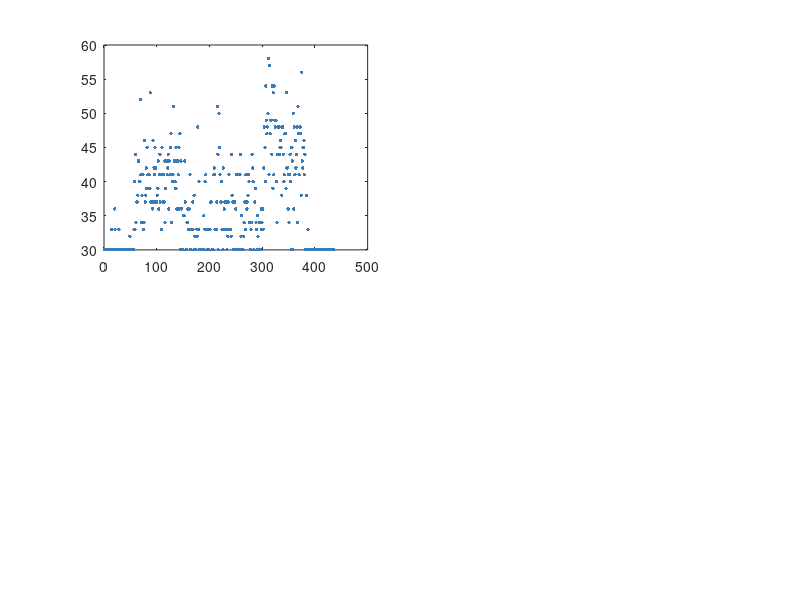

This figure's MATLAB source: (Note: this script raises an error after producing the figure.)
%% performance_metrics.m - Confronto performance FUZZY vs NN
% File richiesti:
%   controller_data_fuzzy_latest.mat -> log_hours_passed,
%                                       log_fuzzy_timeS1_2, log_fuzzy_timeS3,
%                                       log_red_timeS1_2,   log_red_timeS3
%   controller_data_NN_latest.mat    -> log_hours_passed,
%                                       log_NN_timeS1_2,    log_NN_timeS3,
%                                       log_red_timeS1_2,   log_red_timeS3
clear; close all; clc;

MinGreen = 30;
MaxGreen = 90;
cFuzzy = [0.22 0.49 0.72];
cNN    = [0.89 0.44 0.13];

% ============================================================
%% CARICA DATI
% ============================================================
ctrl_F      = load('controller_data_fuzzy.mat');
sim_hours_F = ctrl_F.log_hours_passed;
gS12_F      = ctrl_F.log_fuzzy_timeS1_2(:);
gS3_F       = ctrl_F.log_fuzzy_timeS3(:);
rS12_F      = ctrl_F.log_red_timeS1_2(:);
rS3_F       = ctrl_F.log_red_timeS3(:);

ctrl_NN      = load('controller_data_NN.mat');
sim_hours_NN = ctrl_NN.log_hours_passed;
gS12_NN      = ctrl_NN.log_NN_timeS1_2(:);
gS3_NN       = ctrl_NN.log_NN_timeS3(:);
rS12_NN      = ctrl_NN.log_red_timeS1_2(:);
rS3_NN       = ctrl_NN.log_red_timeS3(:);

% ============================================================
%% CARICA DATASET
% ============================================================
ds_F  = load('dataset_fuzzy_test.mat');
ds_NN = load('dataset_NN_test.mat');

Y_F  = ds_F.ds_Y(:);
Y_NN = ds_NN.ds_Y(:);
n    = min(length(Y_F), length(Y_NN)); 
Y_F  = Y_F(1:n);
Y_NN = Y_NN(1:n);
% ============================================================
%% STATISTICHE FUZZY
% ============================================================
n_cyc_S12_F = length(gS12_F);   n_cyc_S3_F = length(gS3_F);
avg_gS12_F  = mean(gS12_F);     avg_gS3_F  = mean(gS3_F);
med_gS12_F  = median(gS12_F);   med_gS3_F  = median(gS3_F);
std_gS12_F  = std(gS12_F);      std_gS3_F  = std(gS3_F);
p95_gS12_F  = prctile(gS12_F,95); p95_gS3_F = prctile(gS3_F,95);
max_gS12_F  = max(gS12_F);      max_gS3_F  = max(gS3_F);
n_ext_S12_F   = sum(gS12_F > MinGreen);
n_ext_S3_F    = sum(gS3_F  > MinGreen);
pct_ext_S12_F = n_ext_S12_F / max(1,n_cyc_S12_F) * 100;
pct_ext_S3_F  = n_ext_S3_F  / max(1,n_cyc_S3_F)  * 100;
if any(gS12_F > MinGreen); mean_ext_S12_F = mean(gS12_F(gS12_F>MinGreen)-MinGreen); else; mean_ext_S12_F = 0; end
if any(gS3_F  > MinGreen); mean_ext_S3_F  = mean(gS3_F( gS3_F >MinGreen)-MinGreen); else; mean_ext_S3_F  = 0; end
avg_rS12_F = mean(rS12_F); std_rS12_F = std(rS12_F);
med_rS12_F = median(rS12_F); p95_rS12_F = prctile(rS12_F,95); max_rS12_F = max(rS12_F);
avg_rS3_F  = mean(rS3_F);  std_rS3_F  = std(rS3_F);
med_rS3_F  = median(rS3_F);  p95_rS3_F  = prctile(rS3_F,95);  max_rS3_F  = max(rS3_F);

% ============================================================
%% STATISTICHE NN
% ============================================================
n_cyc_S12_NN = length(gS12_NN);   n_cyc_S3_NN = length(gS3_NN);
avg_gS12_NN  = mean(gS12_NN);     avg_gS3_NN  = mean(gS3_NN);
med_gS12_NN  = median(gS12_NN);   med_gS3_NN  = median(gS3_NN);
std_gS12_NN  = std(gS12_NN);      std_gS3_NN  = std(gS3_NN);
p95_gS12_NN  = prctile(gS12_NN,95); p95_gS3_NN = prctile(gS3_NN,95);
max_gS12_NN  = max(gS12_NN);      max_gS3_NN  = max(gS3_NN);
n_ext_S12_NN   = sum(gS12_NN > MinGreen);
n_ext_S3_NN    = sum(gS3_NN  > MinGreen);
pct_ext_S12_NN = n_ext_S12_NN / max(1,n_cyc_S12_NN) * 100;
pct_ext_S3_NN  = n_ext_S3_NN  / max(1,n_cyc_S3_NN)  * 100;
if any(gS12_NN > MinGreen); mean_ext_S12_NN = mean(gS12_NN(gS12_NN>MinGreen)-MinGreen); else; mean_ext_S12_NN = 0; end
if any(gS3_NN  > MinGreen); mean_ext_S3_NN  = mean(gS3_NN( gS3_NN >MinGreen)-MinGreen); else; mean_ext_S3_NN  = 0; end
avg_rS12_NN = mean(rS12_NN); std_rS12_NN = std(rS12_NN);
med_rS12_NN = median(rS12_NN); p95_rS12_NN = prctile(rS12_NN,95); max_rS12_NN = max(rS12_NN);
avg_rS3_NN  = mean(rS3_NN);  std_rS3_NN  = std(rS3_NN);
med_rS3_NN  = median(rS3_NN);  p95_rS3_NN  = prctile(rS3_NN,95);  max_rS3_NN  = max(rS3_NN);

% ============================================================
%% STAMPA
% ============================================================
fprintf('==========================================================================\n');
fprintf('=== FUZZY  (%.2f ore simulate | %d cicli S1/S2 | %d cicli S3) ===\n', ...
    sim_hours_F, n_cyc_S12_F, n_cyc_S3_F);
fprintf('--------------------------------------------------------------------------\n');
fprintf('[Verde S1/S2] media=%5.1f s | med=%5.1f s | std=%4.1f s | p95=%5.1f s | max=%5.1f s\n', ...
    avg_gS12_F, med_gS12_F, std_gS12_F, p95_gS12_F, max_gS12_F);
fprintf('[Verde S3   ] media=%5.1f s | med=%5.1f s | std=%4.1f s | p95=%5.1f s | max=%5.1f s\n', ...
    avg_gS3_F, med_gS3_F, std_gS3_F, p95_gS3_F, max_gS3_F);
fprintf('[Estensioni ] S1/S2: %d/%d (%.1f%%), media=%.1f s extra | S3: %d/%d (%.1f%%), media=%.1f s extra\n', ...
    n_ext_S12_F, n_cyc_S12_F, pct_ext_S12_F, mean_ext_S12_F, ...
    n_ext_S3_F,  n_cyc_S3_F,  pct_ext_S3_F,  mean_ext_S3_F);
fprintf('[Attesa S1/S2] media=%5.1f s | med=%5.1f s | std=%4.1f s | p95=%5.1f s | max=%5.1f s\n', ...
    avg_rS12_F, med_rS12_F, std_rS12_F, p95_rS12_F, max_rS12_F);
fprintf('[Attesa S3   ] media=%5.1f s | med=%5.1f s | std=%4.1f s | p95=%5.1f s | max=%5.1f s\n', ...
    avg_rS3_F, med_rS3_F, std_rS3_F, p95_rS3_F, max_rS3_F);

fprintf('\n=== NN  (%.2f ore simulate | %d cicli S1/S2 | %d cicli S3) ===\n', ...
    sim_hours_NN, n_cyc_S12_NN, n_cyc_S3_NN);
fprintf('--------------------------------------------------------------------------\n');
fprintf('[Verde S1/S2] media=%5.1f s | med=%5.1f s | std=%4.1f s | p95=%5.1f s | max=%5.1f s\n', ...
    avg_gS12_NN, med_gS12_NN, std_gS12_NN, p95_gS12_NN, max_gS12_NN);
fprintf('[Verde S3   ] media=%5.1f s | med=%5.1f s | std=%4.1f s | p95=%5.1f s | max=%5.1f s\n', ...
    avg_gS3_NN, med_gS3_NN, std_gS3_NN, p95_gS3_NN, max_gS3_NN);
fprintf('[Estensioni ] S1/S2: %d/%d (%.1f%%), media=%.1f s extra | S3: %d/%d (%.1f%%), media=%.1f s extra\n', ...
    n_ext_S12_NN, n_cyc_S12_NN, pct_ext_S12_NN, mean_ext_S12_NN, ...
    n_ext_S3_NN,  n_cyc_S3_NN,  pct_ext_S3_NN,  mean_ext_S3_NN);
fprintf('[Attesa S1/S2] media=%5.1f s | med=%5.1f s | std=%4.1f s | p95=%5.1f s | max=%5.1f s\n', ...
    avg_rS12_NN, med_rS12_NN, std_rS12_NN, p95_rS12_NN, max_rS12_NN);
fprintf('[Attesa S3   ] media=%5.1f s | med=%5.1f s | std=%4.1f s | p95=%5.1f s | max=%5.1f s\n', ...
    avg_rS3_NN, med_rS3_NN, std_rS3_NN, p95_rS3_NN, max_rS3_NN);

fprintf('\n=== DIFFERENZE (NN - FUZZY) ===\n');
fprintf('--------------------------------------------------------------------------\n');
fprintf('Delta verde medio   S1/S2: %+.2f s  |  S3: %+.2f s\n', ...
    avg_gS12_NN-avg_gS12_F, avg_gS3_NN-avg_gS3_F);
fprintf('Delta %% estensioni  S1/S2: %+.1f%%   |  S3: %+.1f%%\n', ...
    pct_ext_S12_NN-pct_ext_S12_F, pct_ext_S3_NN-pct_ext_S3_F);
fprintf('Delta attesa media  S1/S2: %+.2f s  |  S3: %+.2f s\n', ...
    avg_rS12_NN-avg_rS12_F, avg_rS3_NN-avg_rS3_F);
fprintf('==========================================================================\n');

% ============================================================
%% FIGURA 1 — Scatter ciclo per ciclo: andamento nel tempo
% ============================================================
figure('Name','Verdi per ciclo','Position',[100 100 1050 520]);

subplot(2,2,1);
plot(gS12_F, '.', 'Color', cFuzzy, 'MarkerSize', 8);
yline(MinGreen,'--k','LineWidth',1.2);
yline(MaxGreen,'--k','LineWidth',1.2);
ylim([MinGreen-5, MaxGreen+5]);
yticks(30:10:MaxGreen+5);
xlabel('Numero ciclo','FontSize',11); ylabel('Verde (s)','FontSize',11);
title('Fuzzy — S1/S2','FontSize',12,'FontWeight','bold'); grid on; set(gca,'FontSize',10);

subplot(2,2,2);
plot(gS3_F, '.', 'Color', cFuzzy, 'MarkerSize', 8);
yline(MinGreen,'--k','LineWidth',1.2);
yline(MaxGreen,'--k','LineWidth',1.2);
ylim([MinGreen-5, MaxGreen+5]);
yticks(30:10:MaxGreen+5);
xlabel('Numero ciclo','FontSize',11); ylabel('Verde (s)','FontSize',11);
title('Fuzzy — S3','FontSize',12,'FontWeight','bold'); grid on; set(gca,'FontSize',10);

subplot(2,2,3);
plot(gS12_NN, '.', 'Color', cNN, 'MarkerSize', 8);
yline(MinGreen,'--k','LineWidth',1.2);
yline(MaxGreen,'--k','LineWidth',1.2);
ylim([MinGreen-5, MaxGreen+5]);
yticks(30:10:MaxGreen+5);
xlabel('Numero ciclo','FontSize',11); ylabel('Verde (s)','FontSize',11);
title('NN — S1/S2','FontSize',12,'FontWeight','bold'); grid on; set(gca,'FontSize',10);

subplot(2,2,4);
plot(gS3_NN, '.', 'Color', cNN, 'MarkerSize', 8);
yline(MinGreen,'--k','LineWidth',1.2);
yline(MaxGreen,'--k','LineWidth',1.2);
ylim([MinGreen-5, MaxGreen+5]);
yticks(30:10:MaxGreen+5);
xlabel('Numero ciclo','FontSize',11); ylabel('Verde (s)','FontSize',11);
title('NN — S3','FontSize',12,'FontWeight','bold'); grid on; set(gca,'FontSize',10);

sgtitle('Tempo di verde assegnato per ogni ciclo di simulazione', ...
    'FontSize',13,'FontWeight','bold');


% ============================================================
%% FIGURA 2 — Tempi di attesa medi ± std: Fuzzy vs NN
% ============================================================
figure('Name','Tempi di attesa','Position',[100 100 680 500]);
labels_w  = categorical({'Attesa S1/S2','Attesa S3'}, ...
                        {'Attesa S1/S2','Attesa S3'});
means_rF  = [avg_rS12_F,  avg_rS3_F ];
means_rNN = [avg_rS12_NN, avg_rS3_NN];
stds_rF   = [std_rS12_F,  std_rS3_F ];
stds_rNN  = [std_rS12_NN, std_rS3_NN];
bw = bar(labels_w, [means_rF; means_rNN]', 'grouped');
bw(1).FaceColor = cFuzzy;  bw(1).FaceAlpha = 0.85;
bw(2).FaceColor = cNN;     bw(2).FaceAlpha = 0.85;
hold on;
errorbar(bw(1).XEndPoints, means_rF,  stds_rF,  'k.','LineWidth',1.8,'HandleVisibility','off');
errorbar(bw(2).XEndPoints, means_rNN, stds_rNN, 'k.','LineWidth',1.8,'HandleVisibility','off');
for i = 1:2
    text(bw(1).XEndPoints(i), means_rF(i)  + stds_rF(i)  + 1.5, ...
        sprintf('%.1f s', means_rF(i)),  'HorizontalAlignment','center', ...
        'FontSize',10,'FontWeight','bold','Color',cFuzzy);
    text(bw(2).XEndPoints(i), means_rNN(i) + stds_rNN(i) + 1.5, ...
        sprintf('%.1f s', means_rNN(i)), 'HorizontalAlignment','center', ...
        'FontSize',10,'FontWeight','bold','Color',cNN);
end
hold off;
ylabel('Tempo medio di attesa (s)','FontSize',13);
title('Tempi di attesa medi ± std — Fuzzy vs NN','FontSize',14,'FontWeight','bold');
legend({'Fuzzy','NN'},'Location','best','FontSize',12);
set(gca,'FontSize',12); grid on;
